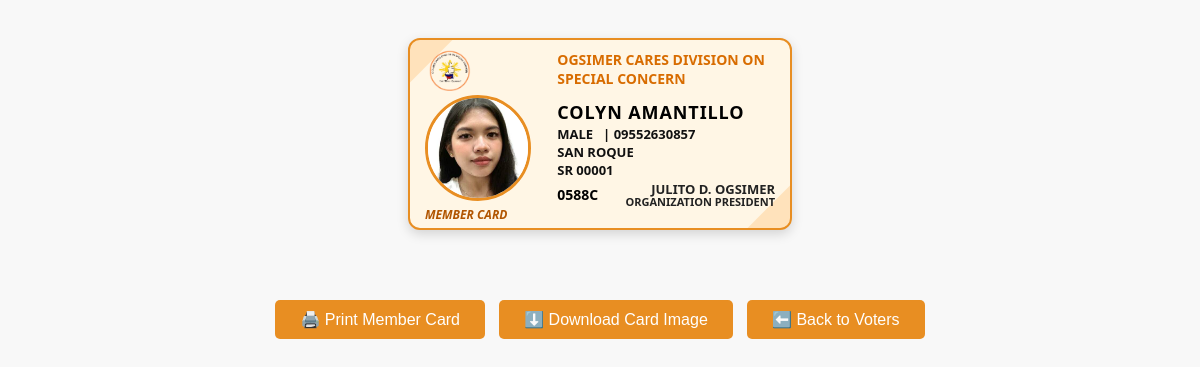
Page /view_voter.php?id=9 (signed in) on the committed database.
### tables this page shows
CREATE TABLE `voters` (
  `id` int(11) NOT NULL,
  `hhlsl` varchar(50) NOT NULL,
  `first_name` varchar(100) DEFAULT NULL,
  `last_name` varchar(100) DEFAULT NULL,
  `gender` enum('Male','Female') DEFAULT NULL,
  `birth_date` date DEFAULT NULL,
  `barangay` varchar(100) DEFAULT NULL,
  `precinct_number` varchar(50) DEFAULT NULL,
  `address` text DEFAULT NULL,
  `contact_number` varchar(20) DEFAULT NULL,
  `created_at` timestamp NOT NULL DEFAULT current_timestamp(),
  `profile_pic` varchar(255) DEFAULT NULL
);

### view_voter.php (the view, shortened to what this page needs)
<?php
require 'db.php';
$id = (int)$_GET['id'];
$stmt = $pdo->prepare("SELECT * FROM voters WHERE id = ?");
$stmt->execute([$id]);
$voter = $stmt->fetch();
$orgName = "OGSIMER CARES DIVISION ON SPECIAL CONCERN";
$presidentName = "JULITO D. OGSIMER";
$presidentTitle = "ORGANIZATION PRESIDENT";
$orgLogo = "assets/uploads/bg-logo.png";
?>
<!DOCTYPE html>
<html lang="en">
<head>
</head>
<body>
    <div id="card-screen">
        <div class="left-side">
            <img src="<?= htmlspecialchars($orgLogo) ?>" alt="Organization Logo" class="org-logo" />
            <?php if (!empty($voter['profile_pic'])): ?>
                <img src="uploads/<?= htmlspecialchars($voter['profile_pic']) ?>" alt="Member Photo" class="profile-pic" />
            <?php else: ?>
                <div class="no-photo">No Photo</div>
            <?php endif; ?>
            <div class="member-card-label">MEMBER CARD</div>
        </div>
        <div class="right-side">
            <div class="org-name"><?= htmlspecialchars(strtoupper($orgName)) ?></div>
            <h2 class="member-name"><?= htmlspecialchars(strtoupper($voter['first_name'] . ' ' . $voter['last_name'])) ?></h2>
            <div class="member-info-row">
                <div class="member-info"><?= htmlspecialchars(strtoupper($voter['gender'])) ?></div>
                <div class="member-info">| <?= htmlspecialchars($voter['contact_number']) ?></div>
            </div>
            <div class="member-info"><?= htmlspecialchars(strtoupper($voter['address'])) ?></div>
            <div class="member-info"><?= htmlspecialchars(strtoupper($voter['hhlsl'])) ?></div>
            <div class="member-number"><?= htmlspecialchars($voter['precinct_number']) ?></div>
            <div class="president">
                <div class="president-name"><?= htmlspecialchars(strtoupper($presidentName)) ?></div>
                <div><?= htmlspecialchars(strtoupper($presidentTitle)) ?></div>
            </div>
        </div>
    </div>
    <div class="no-print">
        <button onclick="window.print()">🖨️ Print Member Card</button>
        <button id="download-btn">⬇️ Download Card Image</button>
        <button onclick="window.location.href='voters.php'">⬅️ Back to Voters</button>
    </div>
</body>
</html>

### view_voter.php (style rules this page uses)
body { font-family: 'Segoe UI', Tahoma, Geneva, Verdana, sans-serif; background: #f8f8f8; padding: 30px; display: flex; flex-direction: column; align-items: center; }
#card-screen { width: 4in; height: 2in; background: #fff6e5; border: 2px solid #e88e22; border-radius: 12px; box-shadow: 0 4px 12px rgba(0,0,0,0.15); display: flex; padding: 10px 15px; box-sizing: border-box; position: relative; overflow: hidden; margin-bottom: 30px; -webkit-print-color-adjust: exact; print-color-adjust: exact; }
#card-screen::before, #card-screen::after { content: ''; position: absolute; width: 60px; height: 60px; background: rgba(255, 180, 90, 0.3); transform: rotate(45deg); z-index: 0; -webkit-print-color-adjust: exact; print-color-adjust: exact; }
#card-screen::before { top: -30px; left: -30px; }
#card-screen::after { bottom: -30px; right: -30px; }
.left-side { width: 35%; display: flex; flex-direction: column; align-items: flex-start; justify-content: center; position: relative; z-index: 1; }
.org-logo { width: 50px; height: 50px; object-fit: scale-down; border: none; margin-bottom: 0px; background: transparent; }
.profile-pic { width: 100px; height: 100px; border-radius: 50%; object-fit: cover; border: 3px solid #e88e22; background: white; }
.left-side .member-card-label { margin-top: 5px; font-style: italic; font-weight: bold; font-size: 12px; color: #b15500; }
.right-side { width: 65%; padding-left: 15px; position: relative; z-index: 1; }
.org-name { font-weight: 900; font-size: 14px; margin-bottom: 15px; color: #d86c00; }
.member-name { font-weight: 900; font-size: 18px; margin: 0; line-height: 1.1; letter-spacing: 0.05em; color: #000; }
.member-info-row { display: flex; gap: 10px; font-weight: 700; font-size: 13px; line-height: 1.0; color: #111; text-transform: uppercase; }
.member-info { margin-top: 5px; font-weight: 700; font-size: 13px; line-height: 1.0; color: #111; text-transform: uppercase; }
.member-number { font-weight: 700; font-size: 14px; margin-top: 8px; color: #000; }
.president { position: absolute; bottom: 10px; right: 0; text-align: right; font-weight: 700; font-size: 11px; color: #222; line-height: 1.1; }
.president-name { font-weight: 900; font-size: 13px; }
.no-print { margin-top: 40px; text-align: center; }
.no-print button { font-size: 16px; padding: 10px 25px; cursor: pointer; background: #e88e22; color: white; border: none; border-radius: 5px; transition: background 0.3s ease; margin: 0 5px; }

### rows in the picture
voters: profile_pic (picture), first_name+last_name "COLYN AMANTILLO", gender "MALE", contact_number "09552630857", address "SAN ROQUE", hhlsl "SR 00001", precinct_number "0588C"

### other values in the picture
$orgName "OGSIMER CARES DIVISION ON SPECIAL CONCERN"
$presidentName "JULITO D. OGSIMER"
$presidentTitle "ORGANIZATION PRESIDENT"
